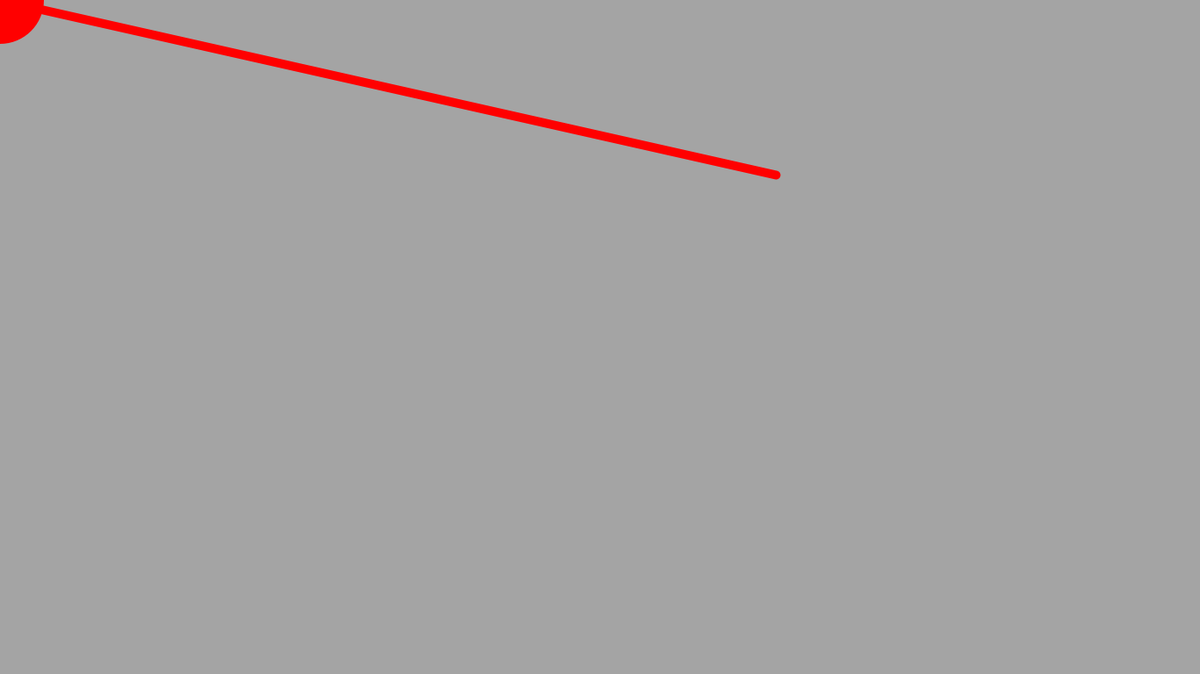
Frame 1 (no input)
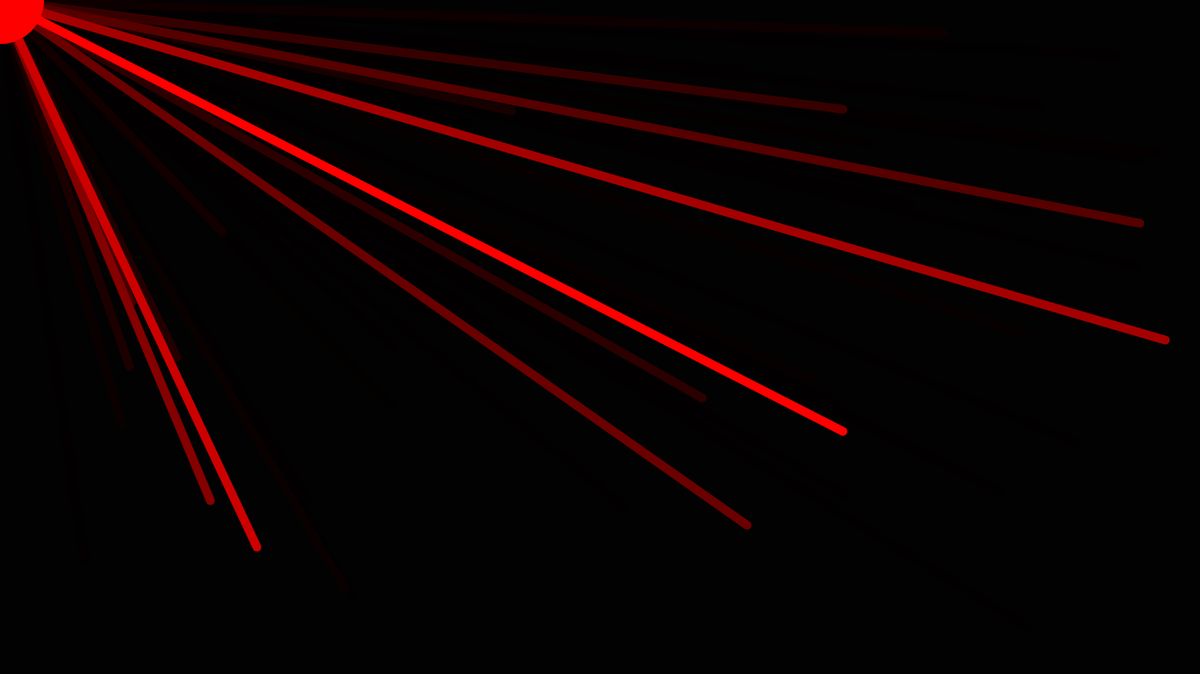
Frame 60 (the mouse pressed at the canvas centre just before this capture)
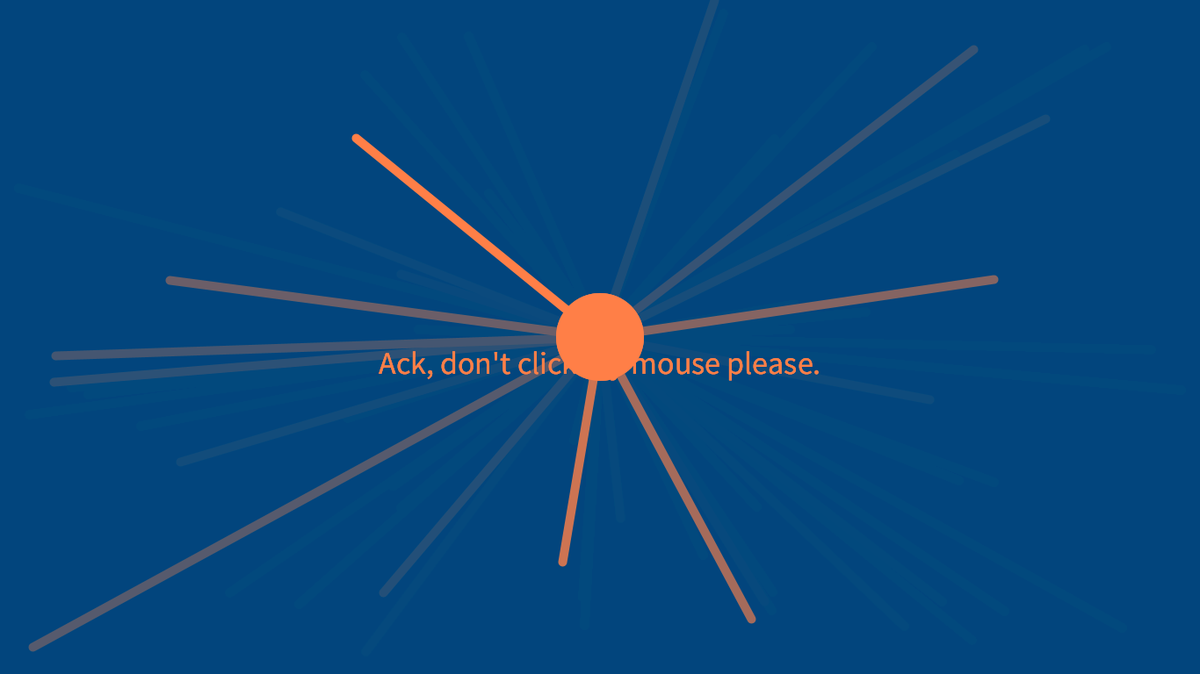
Frame 120 (the mouse held since frame 60 and released just before this capture)

The Processing sketch that drew these frames (run headless with seeded random() and noise(); from frame 60 on, the mouse is pressed at the canvas centre):

// Processing sketch: processing_83259
// ── processing_83259.pde

void setup()
{
  size(1366,768);
  smooth();
  frameRate(60);
}

void draw()
{
 noStroke();
 fill(0,(mouseY/5.35),(mouseX/5.35),50);
 rect(0,0,width,height);
 fill(255,(mouseX/5.35),(mouseY/5.35));
 ellipse(mouseX,mouseY,100,100);
 stroke(255,(mouseX/5.35),(mouseY/5.35));
 strokeWeight(10);
 line(random(width),random(height),mouseX,mouseY);
 if(keyPressed)
 {
   textAlign(CENTER);
   textSize(36);
   text("Don't touch my keys, thanks.",683,384);
 }
if(mousePressed)
{
  textAlign(CENTER);
  textSize(36);
  text("\nAck, don't click my mouse please.", 683,384);
}
}
